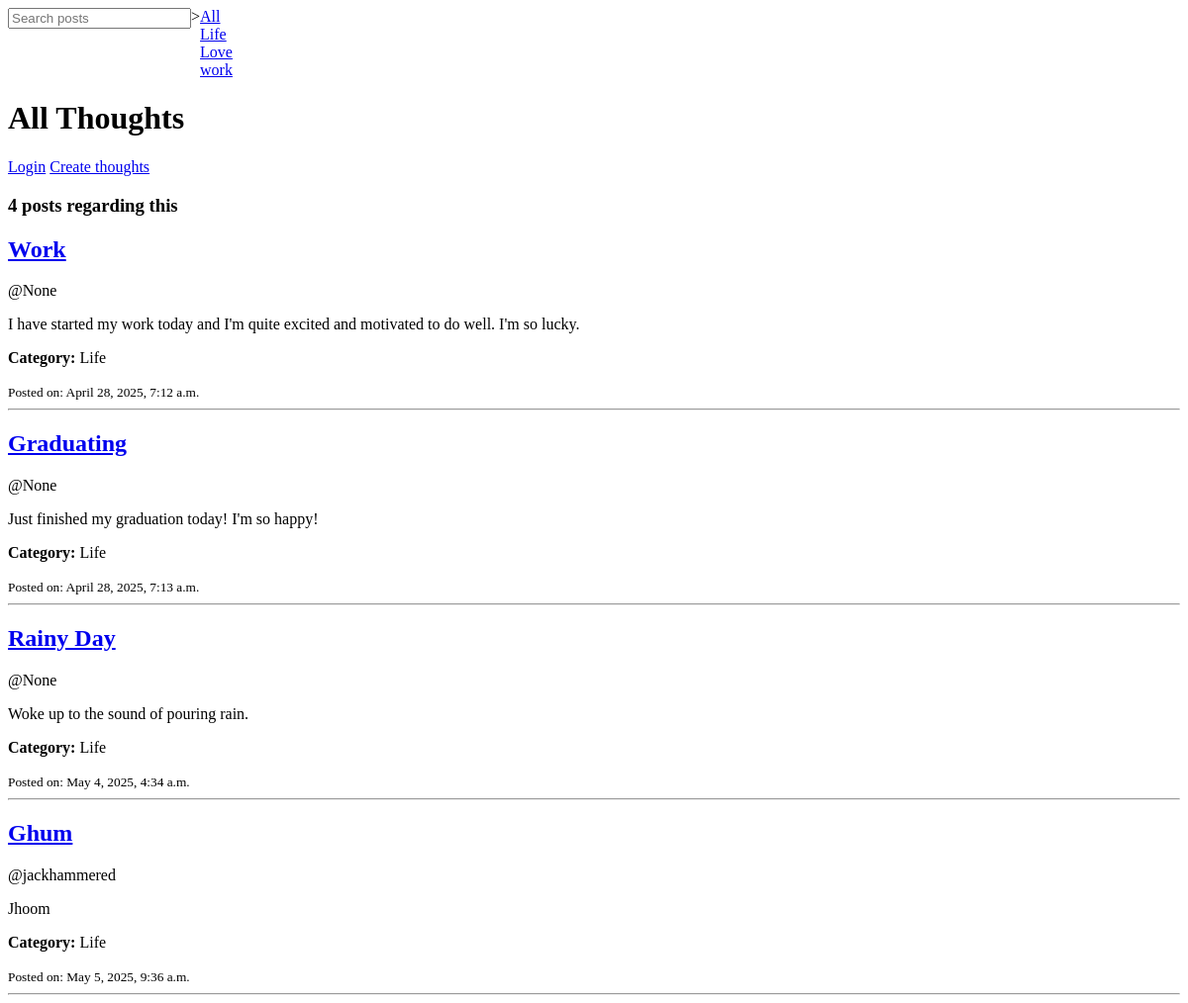
Page /home/?q=Life on the earlier database version.
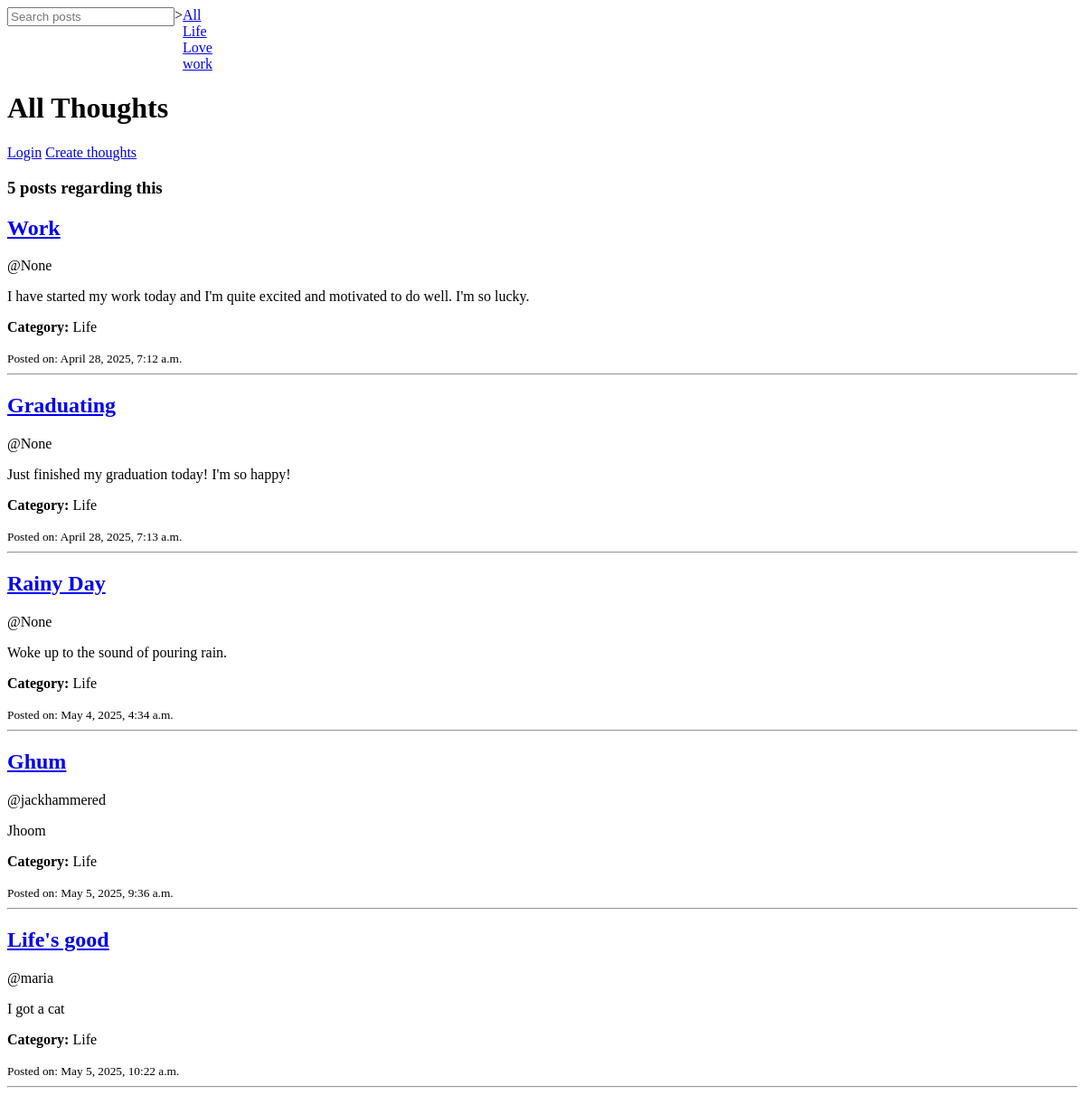
Same page on the later database version.
### post/models.py (models this page shows, shortened)
class Category(models.Model):
    name = models.CharField(max_length=100)

class Thoughts(models.Model):
    host = models.ForeignKey(User, on_delete=models.SET_NULL, null=True)
    title = models.CharField(max_length=100)
    description = models.TextField(max_length=300)
    created_at = models.DateTimeField(auto_now_add=True)
    category = models.ForeignKey(Category, on_delete=models.CASCADE)

### post/views.py (the view)
# urls.py: path("home/", views.thoughts_list, name="thoughts"),
def thoughts_list(request):
    if request.GET.get('q') != None:
        q = request.GET.get('q')
    else:
        q = ''
    thoughts = Thoughts.objects.filter(Q(category__name__icontains=q)|Q(title__icontains=q))
    categories = Category.objects.all()
    thought_count = thoughts.count()
    return render(request, "post/index.html", {'thoughts': thoughts, 'categories':categories, "thought_count":thought_count})

### post/templates/post/index.html (shortened to what this page needs)
<!DOCTYPE html>
<html>
<head>
</head>
<body>
    <div class="home-container">
        <form method="GET" action="{% url 'thoughts' %}">
            <input type="text" name="q" placeholder="Search posts">
        </form>>
        <div>
            <div>
                <a href="{% url 'thoughts' %}">All</a>
            </div>
            {% for category in categories%}
            <div>
                <a href="{% url 'thoughts' %}?q={{category.name}}">{{category.name}}</a>
            </div>
            {% endfor %}
        </div>
        </div>
            <h1>All Thoughts</h1>
            {% if request.user.is_authenticated %}
                <a href="{% url 'logout' %}">Logout</a>
            {% else %}
                <a href="{% url 'login' %}">Login</a>
            {% endif %}
            <a href="{% url 'create-post' %}">Create thoughts</a>
            <h3>{{thought_count}} posts regarding this</h3>
            {% for thought in thoughts %}
                <div>
                    <h2><a href="{% url 'single' thought.id %}">{{ thought.title }}</a></h2>
                    <p>@{{ thought.host }}</p>
                    <p>{{ thought.description|truncatechars:100 }}</p>
                    <p><strong>Category:</strong> {{ thought.category.name }}</p>
                    <small>Posted on: {{ thought.created_at }}</small>
                    <hr>
                </div>
            {% empty %}
                <p>No thoughts posted yet.</p>
            {% endfor %}
</body>
</html>

Differences in the rows shown:
added Thoughts: title "Life's good", host "maria", description "I got a cat", category.name "Life", created_at "May 5, 2025, 10:22 a.m."
Other differences:
{{ thought_count }}: "4" → "5"
